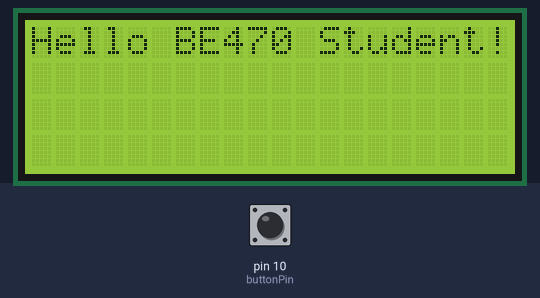
A sketch run on a simulated Arduino Uno, built with avr-gcc and run on an emulated ATmega328P. Parts: 20×4 character LCD. The inputs (shaded band) are chosen by the test bench; at power-on: pin 10 (buttonPin) HIGH.

Above: at 0.1 s.
At 2.2 s:
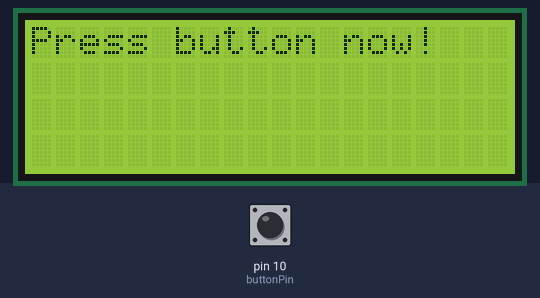

The sketch:

470_lab1_reaction_time_medical_device.ino
```cpp
// Make a reaction-time measuring device.
// Have the microcontroller turn an LED on, and measure and display
// how long it takes for a subject to press a pushbutton.
// Display the reaction time on the LCD.

#include "Wire.h"
#include "Adafruit_LiquidCrystal.h"
//#include "i2cLCD.h"

Adafruit_LiquidCrystal lcd(0);

int buttonPin = 10; //the pin we choose to connect the pushbutton to
void setup() {
  Serial.begin(9600);
  lcd.begin(20, 4);
  lcd.print("Hello BE470 Student!");
  delay(2000);
  lcd.clear();

  pinMode(buttonPin, INPUT); //pushbutton is an input
}

void loop() {
  lcd.print("Press button now!");
  unsigned long time1 = millis();
  while (true) {
    int buttonState = digitalRead(buttonPin); // buttonState will be 0 when button is pressed, 1 when not
    if (buttonState == 0) {
      //Serial.println("Button is pressed");
      unsigned long time2 = millis();
      unsigned long elapsedTime = time2 - time1;
    }
  }
}
```
